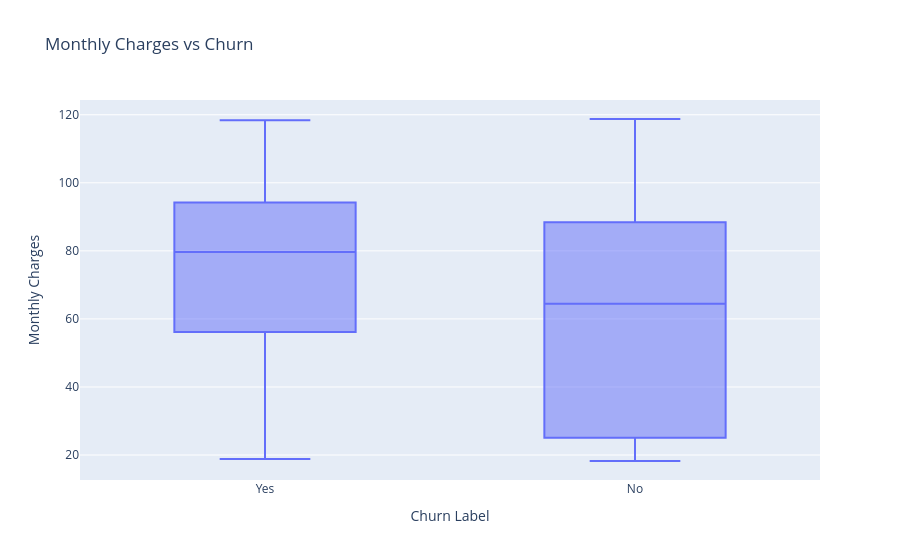

Notebook cell for this chart:
### Code cell
fig = px.box(
    df,
    x="Churn Label",
    y="Monthly Charges",
    title="Monthly Charges vs Churn"
)

fig.show()

### Figure 1 — Plotly figure (JSON) as saved in the notebook; plotly's stock layout.template omitted (floating-point values rounded to 4 significant figures; data arrays with more than 128 entries replaced by an {"elided": "..."} marker saying what was removed)
{"data": [{"alignmentgroup": "True", "hovertemplate": "Churn Label=%{x}<br>Monthly Charges=%{y}<extra></extra>", "legendgroup": "", "marker": {"color": "#636efa"}, "name": "", "notched": false, "offsetgroup": "", "orientation": "v", "showlegend": false, "type": "box", "x": {"elided": "7043 str values"}, "x0": " ", "xaxis": "x", "y": {"elided": "7043 float values"}, "y0": " ", "yaxis": "y"}], "layout": {"boxmode": "group", "legend": {"tracegroupgap": 0}, "title": {"text": "Monthly Charges vs Churn"}, "xaxis": {"anchor": "y", "domain": [0, 1], "title": {"text": "Churn Label"}}, "yaxis": {"anchor": "x", "domain": [0, 1], "title": {"text": "Monthly Charges"}}}}
